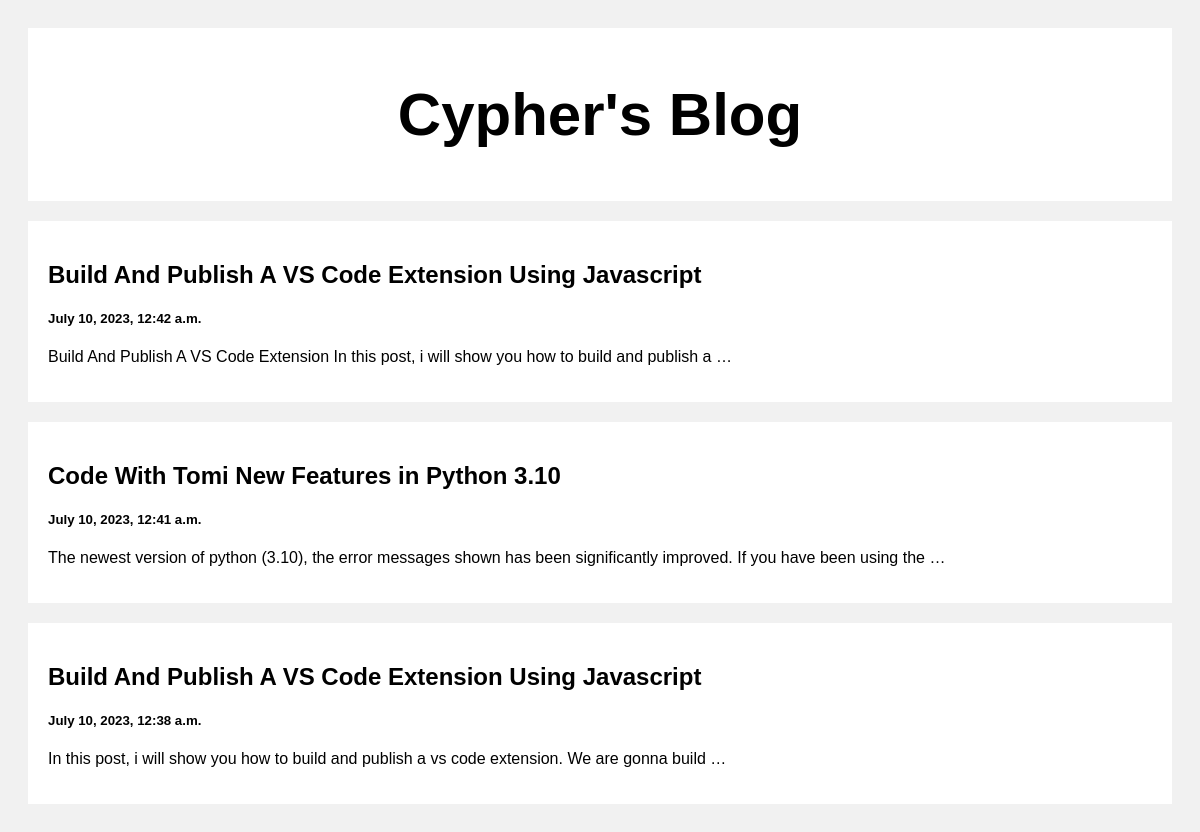
The page / on the database its author committed.
### blog/models.py (models this page shows)
class Post(models.Model):
    title = models.CharField(max_length=100)
    body = models.CharField(max_length=1000000)
    created_at = models.DateTimeField(default=datetime.now, blank=True)

### blog/views.py (the view)
def index(request):
    posts = Post.objects.all()
    return render(request, 'index.html', {'posts': posts})

### templates/index.html (shortened to what this page needs)
<!DOCTYPE html>
<html>
<head>
</head>
<body>
<div class="header">
  <h2>Cypher's Blog</h2>
</div>
<div class="row">
  <div class="leftcolumn">
    {% for post in posts reversed %}
    <div class="card">
      <a style="text-decoration: none; color: black;" href="/post/{{post.id}}">
        <h2>{{post.title}}</h2>
        <h5>{{post.created_at}}</h5>
        <p>{{post.body|truncatewords:20}}</p>
      </a>
    </div>
    {% endfor %}
  </div>
</div>
</body>
</html>

### templates/index.html (style rules this page uses)
* { box-sizing: border-box; }
body { font-family: Arial; padding: 20px; background: #f1f1f1; }
.header { padding: 2px; font-size: 40px; text-align: center; background: white; }
.leftcolumn { float: left; width: 100%; }
.card { background-color: white; padding: 20px; margin-top: 20px; }
.row:after { content: ""; display: table; clear: both; }

### rows shown on the page
Post: title "Build And Publish A VS Code Extension Using Javascript", created_at "July 10, 2023, 12:42 a.m.", body "Build And Publish A VS Code Extension In this post, i will show you how to build and publish a …"
Post: title "Code With Tomi New Features in Python 3.10", created_at "July 10, 2023, 12:41 a.m.", body "The newest version of python (3.10), the error messages shown has been significantly improved. If you have been using the …"
Post: title "Build And Publish A VS Code Extension Using Javascript", created_at "July 10, 2023, 12:38 a.m.", body "In this post, i will show you how to build and publish a vs code extension. We are gonna build …"
